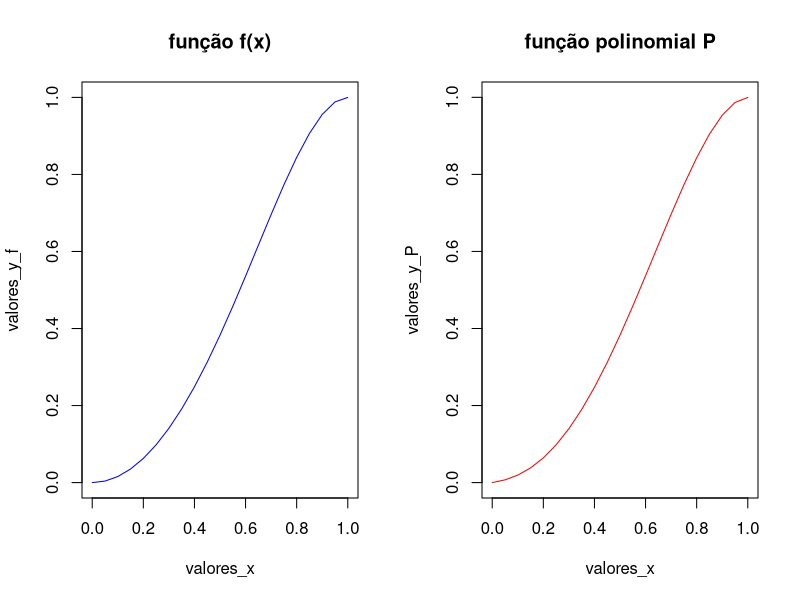

Recreate this plot in R.
# Resolvendo sistema de equações lineares:
# eq1: 3 x - 4 y + 5 z = 0 , eq2: 2 x + 3 y - z = 5 , eq3: 4 x + y + 2 z = 3
# solução
# matriz dos coeficientes
dados = c(3,-4,5,2,3,-1,4,1,2)
A = matrix(data = dados,nrow = 3,ncol = 3, byrow = TRUE)
# matriz dos termos independentes
dados = c(0,5,3)
B = matrix(data = dados,nrow = 3,ncol=1)
# matriz solução
X = solve(A)%*%B
row.names(X) = c('x =','y =','z =')
print(X)
# ---------------------------------------------------
# Problema de interpolação para resolução de integral
# simples
# Considere a integra definida de zero a 1 da seguinte função
# f(x) = (pi*sin(x^2))/2
# Solução
# Vamos considerar a seguinte partição P do intervalo [0,1]
# P = {0, 0.25, 0.50, 0.75, 1}
# Solução
f = function(x){sin(pi*x^2/2)}
# matriz A
dados = c(0.25^4,0.25^3,0.25^2,0.25,0.50^4,0.50^3,0.50^2,0.50,
          0.75^4,0.75^3,0.75^2,0.75,1,1,1,1)
A = matrix(data = dados,nrow = 4,ncol = 4,byrow = TRUE)
# matriz B
dados = c(f(0.25),f(0.50),f(0.75),f(1))
B = matrix(data = dados,nrow = 4,ncol=1)
# Resolvendo o sistema A.X = B e determinando os 
# coeficientes do polinômio P
X = solve(A)%*%B
X
# definindo o polinômio P
P = function(x){-2.005*x^4 + 2.144*x^3 + 0.762*x^2 + 0.0988*x}
valores_x = seq(0,1,0.05)
valores_y_f = f(valores_x)
valores_y_P = P(valores_x)
par(mfrow = c(1,2))
plot(valores_x,valores_y_f,col = 'blue',type = 'l',main = "função f(x)")
plot(valores_x,valores_y_P,col = 'red',type = 'l',main = "função polinomial P")
# solução das integrais definidas para as funções f e P
# no intervalo [0,1]
print('Valor da integral definida da função f no intervalo [0,1]:')
integrate(f,0,1)
print('Valor da integral definida da função polinomial P no
      intervalo [0,1]:')
integrate(P,0,1)
# Erro cometido
Erro = 0.4382591 - 0.4384
Erro
# Observação: Podemos reduzir o erro no cálculo aumentando o número de pontos ou de valores na partição do intervalo [0,1].

